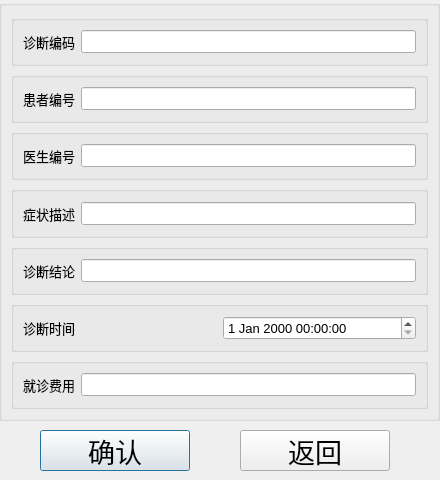
<?xml version="1.0" encoding="UTF-8"?>
<ui version="4.0">
 <class>Dialog</class>
 <widget class="QDialog" name="Dialog">
  <property name="geometry">
   <rect>
    <x>0</x>
    <y>0</y>
    <width>440</width>
    <height>480</height>
   </rect>
  </property>
  <property name="windowTitle">
   <string>Dialog</string>
  </property>
  <widget class="QPushButton" name="pushButton_submit">
   <property name="geometry">
    <rect>
     <x>40</x>
     <y>430</y>
     <width>150</width>
     <height>41</height>
    </rect>
   </property>
   <property name="font">
    <font>
     <pointsize>20</pointsize>
    </font>
   </property>
   <property name="text">
    <string>确认</string>
   </property>
  </widget>
  <widget class="QPushButton" name="pushButton_exit">
   <property name="geometry">
    <rect>
     <x>240</x>
     <y>430</y>
     <width>150</width>
     <height>41</height>
    </rect>
   </property>
   <property name="font">
    <font>
     <pointsize>20</pointsize>
    </font>
   </property>
   <property name="text">
    <string>返回</string>
   </property>
  </widget>
  <widget class="QGroupBox" name="groupBox_total">
   <property name="geometry">
    <rect>
     <x>-1</x>
     <y>0</y>
     <width>441</width>
     <height>421</height>
    </rect>
   </property>
   <property name="font">
    <font>
     <pointsize>10</pointsize>
    </font>
   </property>
   <property name="title">
    <string/>
   </property>
   <layout class="QVBoxLayout" name="verticalLayout_2">
    <item>
     <widget class="QGroupBox" name="groupBox_dgno">
      <property name="font">
       <font>
        <pointsize>10</pointsize>
       </font>
      </property>
      <property name="title">
       <string/>
      </property>
      <layout class="QHBoxLayout" name="horizontalLayout_19">
       <item>
        <widget class="QLabel" name="label_dgno">
         <property name="font">
          <font>
           <pointsize>10</pointsize>
          </font>
         </property>
         <property name="text">
          <string>诊断编码</string>
         </property>
        </widget>
       </item>
       <item>
        <widget class="QLineEdit" name="lineEdit_dgno">
         <property name="font">
          <font>
           <pointsize>10</pointsize>
          </font>
         </property>
        </widget>
       </item>
      </layout>
     </widget>
    </item>
    <item>
     <widget class="QGroupBox" name="groupBox_pno">
      <property name="font">
       <font>
        <pointsize>10</pointsize>
       </font>
      </property>
      <property name="title">
       <string/>
      </property>
      <layout class="QHBoxLayout" name="horizontalLayout_20">
       <item>
        <widget class="QLabel" name="label_pno">
         <property name="font">
          <font>
           <pointsize>10</pointsize>
          </font>
         </property>
         <property name="text">
          <string>患者编号</string>
         </property>
        </widget>
       </item>
       <item>
        <widget class="QLineEdit" name="lineEdit_pno">
         <property name="font">
          <font>
           <pointsize>10</pointsize>
          </font>
         </property>
        </widget>
       </item>
      </layout>
     </widget>
    </item>
    <item>
     <widget class="QGroupBox" name="groupBox_dno">
      <property name="font">
       <font>
        <pointsize>10</pointsize>
       </font>
      </property>
      <property name="title">
       <string/>
      </property>
      <layout class="QHBoxLayout" name="horizontalLayout_21">
       <item>
        <widget class="QLabel" name="label_dno">
         <property name="font">
          <font>
           <pointsize>10</pointsize>
          </font>
         </property>
         <property name="text">
          <string>医生编号</string>
         </property>
        </widget>
       </item>
       <item>
        <widget class="QLineEdit" name="lineEdit_dno">
         <property name="font">
          <font>
           <pointsize>10</pointsize>
          </font>
         </property>
        </widget>
       </item>
      </layout>
     </widget>
    </item>
    <item>
     <widget class="QGroupBox" name="groupBox_symptom">
      <property name="font">
       <font>
        <pointsize>10</pointsize>
       </font>
      </property>
      <property name="title">
       <string/>
      </property>
      <layout class="QHBoxLayout" name="horizontalLayout_26">
       <item>
        <widget class="QLabel" name="label_symptom">
         <property name="font">
          <font>
           <pointsize>10</pointsize>
          </font>
         </property>
         <property name="text">
          <string>症状描述</string>
         </property>
        </widget>
       </item>
       <item>
        <widget class="QLineEdit" name="lineEdit_symptom">
         <property name="font">
          <font>
           <pointsize>10</pointsize>
          </font>
         </property>
        </widget>
       </item>
      </layout>
     </widget>
    </item>
    <item>
     <widget class="QGroupBox" name="groupBox_diagnosis">
      <property name="font">
       <font>
        <pointsize>10</pointsize>
       </font>
      </property>
      <property name="title">
       <string/>
      </property>
      <layout class="QHBoxLayout" name="horizontalLayout_24">
       <item>
        <widget class="QLabel" name="label_diagnosis">
         <property name="font">
          <font>
           <pointsize>10</pointsize>
          </font>
         </property>
         <property name="text">
          <string>诊断结论</string>
         </property>
        </widget>
       </item>
       <item>
        <widget class="QLineEdit" name="lineEdit_diagnosis">
         <property name="font">
          <font>
           <pointsize>10</pointsize>
          </font>
         </property>
        </widget>
       </item>
      </layout>
     </widget>
    </item>
    <item>
     <widget class="QGroupBox" name="groupBox_dgtime">
      <property name="font">
       <font>
        <pointsize>10</pointsize>
       </font>
      </property>
      <property name="title">
       <string/>
      </property>
      <layout class="QHBoxLayout" name="horizontalLayout_27">
       <item>
        <widget class="QLabel" name="label_dgtime">
         <property name="font">
          <font>
           <pointsize>10</pointsize>
          </font>
         </property>
         <property name="text">
          <string>诊断时间</string>
         </property>
        </widget>
       </item>
       <item>
        <widget class="QDateTimeEdit" name="dateTimeEdit_dgtime">
         <property name="font">
          <font>
           <pointsize>10</pointsize>
          </font>
         </property>
        </widget>
       </item>
      </layout>
     </widget>
    </item>
    <item>
     <widget class="QGroupBox" name="groupBox_rfee">
      <property name="font">
       <font>
        <pointsize>10</pointsize>
       </font>
      </property>
      <property name="title">
       <string/>
      </property>
      <layout class="QHBoxLayout" name="horizontalLayout_25">
       <item>
        <widget class="QLabel" name="label_rfee">
         <property name="font">
          <font>
           <pointsize>10</pointsize>
          </font>
         </property>
         <property name="text">
          <string>就诊费用</string>
         </property>
        </widget>
       </item>
       <item>
        <widget class="QLineEdit" name="lineEdit_rfee">
         <property name="font">
          <font>
           <pointsize>10</pointsize>
          </font>
         </property>
        </widget>
       </item>
      </layout>
     </widget>
    </item>
   </layout>
  </widget>
 </widget>
 <resources/>
 <connections/>
</ui>
